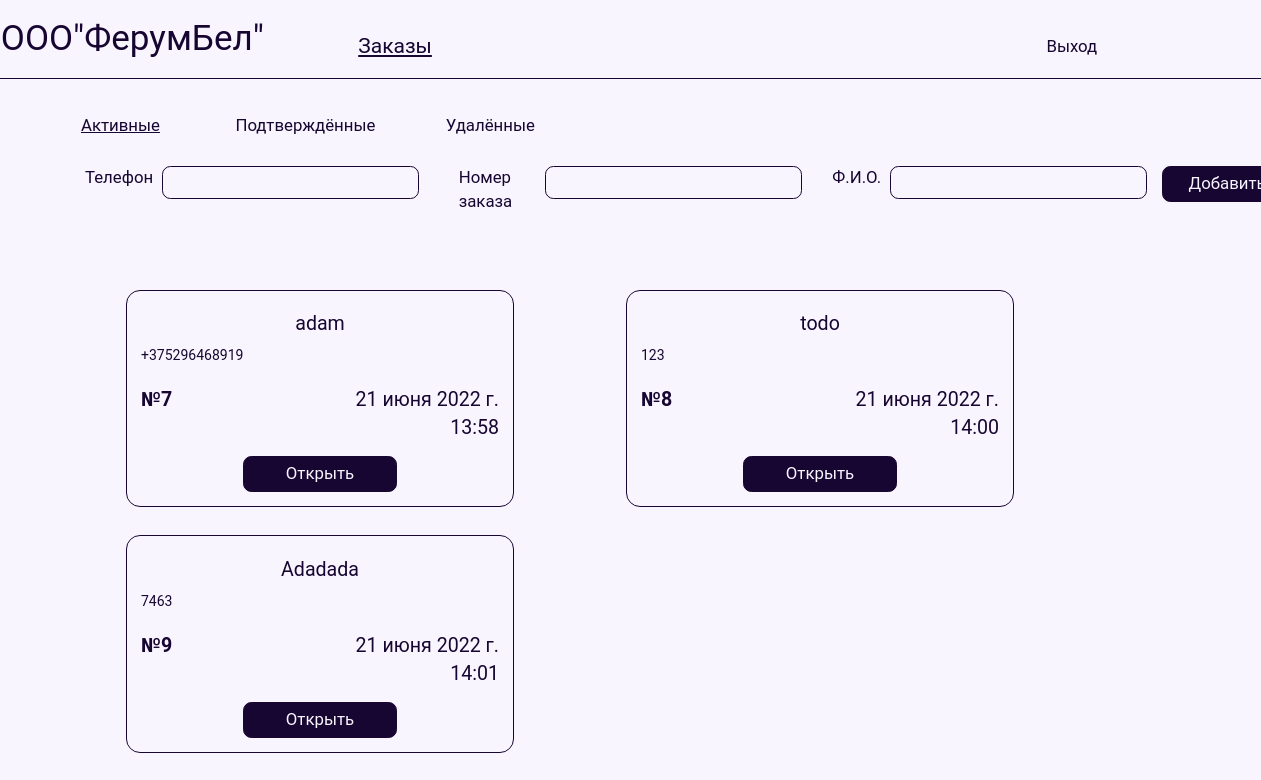
Page /activeOrders/ (signed in) on the earlier database version.
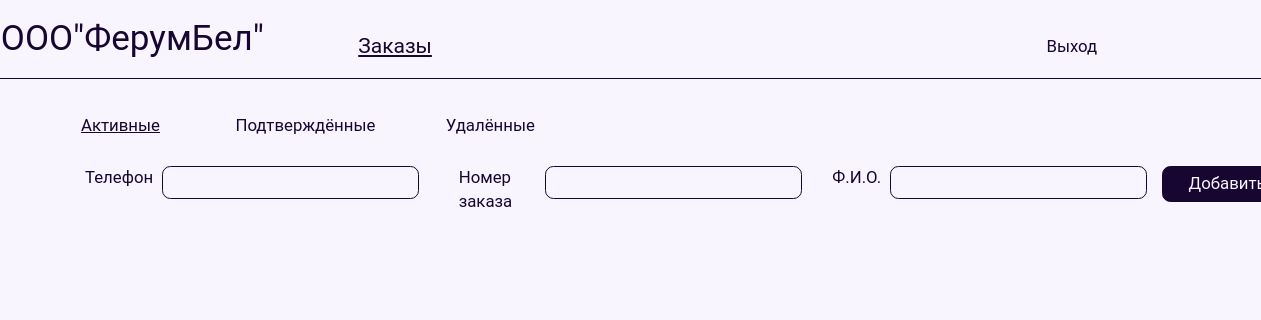
Same page on the later database version.
### ferumbel/models.py (models this page shows)
class Order(models.Model):
    user = models.ForeignKey(settings.AUTH_USER_MODEL, on_delete=models.CASCADE, blank=True, null=True,
                             verbose_name='Пользователь')
    name = models.TextField(blank=True, null=True, verbose_name='Имя пользователя')
    purchase = models.ForeignKey(
        Purchase, on_delete=models.CASCADE, verbose_name=' Корзина'
    )
    coast = models.IntegerField(blank=True, null=True, default=1, verbose_name='Цена')
    phone = models.CharField(max_length=30, blank=True, null=True, verbose_name='Номер телефона')
    comment = models.TextField(blank=True, null=True, verbose_name='Комментарий')
    delivery = models.BooleanField(blank=True, null=True, verbose_name='Необходима ли доставка')
    adress = models.TextField(blank=True, null=True, verbose_name='Адрес доставки')
    index = models.IntegerField(blank=True, null=True, verbose_name='Индекс покупателя')
    created_at = models.DateTimeField(auto_now_add=True, db_index=True, blank=True, null=True, verbose_name='Дата')
    statuc = models.IntegerField(blank=True, null=True, default=1, verbose_name='Статус')
    customer = models.ForeignKey(Customer, on_delete=models.CASCADE, null=True, blank=True, verbose_name='Продавец')
    def __str__(self):
        return f"{self.user}"
    class Meta:
        verbose_name = _("Order")
        verbose_name_plural = _("Orders")

### ferumbel/views.py (the view)
# urls.py: path("activeOrders/", activeOrders, name="activeOrders"),
def activeOrders(request):
    if request.user.is_staff:
        orders = Order.objects.filter(statuc=1)
        print(orders)
        return render(request, "activeOrders_admin.html",
                      {"orders": orders})
    else:
        return redirect("/")

### static/templates/activeOrders_admin.html (shortened to what this page needs)
<!DOCTYPE html>
<html lang="en">
<head>
    {% load bootstrap3 %}
    {% bootstrap_css %}
    <link rel="stylesheet" href="/static/styles/Orders_admin.css">
    <link rel="stylesheet" href="/static/styles/header_admin.css">
</head>
<body>
<header class="header">
    <section class="all">
        <section class="main_name">
            ООО"ФерумБел"
        </section>
        <section class="top" id="active">
            Заказы
        </section>
    </section>
    {% if request.user %}
        <button class="exit">
            <a class="dropdown-item" href="{% url "logout" %}">
                Выход
            </a>
        </button>
    {% endif %}
</header>
<section class="pages">
    <section class="page" id="active">
        Активные
    </section>
    <section class="page">
        <a href="/confirmedOrders/">Подтверждённые</a>
    </section>
    <section class="page">
        <a href="/deletedOrders/">Удалённые</a>
    </section>
</section>
<section class="filters row">
    <section class="filter col-lg-4 col-sm-6 col-md-6 col-4">
        <section class="Name">
            Телефон
        </section>
        <section class="input">
            <input id="input_phone" type="text">
        </section>
    </section>
    <section class="filter col-lg-4 col-sm-6 col-md-6 col-4">
        <section class="Name">
            Номер заказа
        </section>
        <section class="input">
            <input id="input_number" type="text">
        </section>
    </section>
    <section class="filter col-lg-4 col-sm-6 col-md-6 col-4">
        <section class="Name">
            Ф.И.О.
        </section>
        <section class="input">
            <input id="input_name" type="text">
        </section>
        <section class="button col-lg-4 col-sm-6 col-md-6 col-4">
            <button>
                Добавить
            </button>
        </section>
    </section>
</section>
<section class="orders">
    {% for order in orders %}
        <section class="order">
            <section class="border">
                <section class="name">{{ order.name }}</section>
                <section class="phone">{{ order.phone }}</section>
                <section class="level">
                    <section class="code">№{{ order.id }}</section>
                    <section class="date">{{ order.created_at }}</section>
                </section>
                <section class="button">
                    <section class="conteiner">
                        <a href="/activeOrder/{{ order.id }}/" class=but>Открыть</a>
                    </section>
                </section>
            </section>
        </section>
    {% endfor %}
</section>
</body>
</html>

Differences in the rows shown:
removed Order: name "adam", phone "+375296468919", id "7", created_at "21 июня 2022 г. 13:58"
removed Order: name "todo", phone "123", id "8", created_at "21 июня 2022 г. 14:00"
removed Order: name "Adadada", phone "7463", id "9", created_at "21 июня 2022 г. 14:01"
